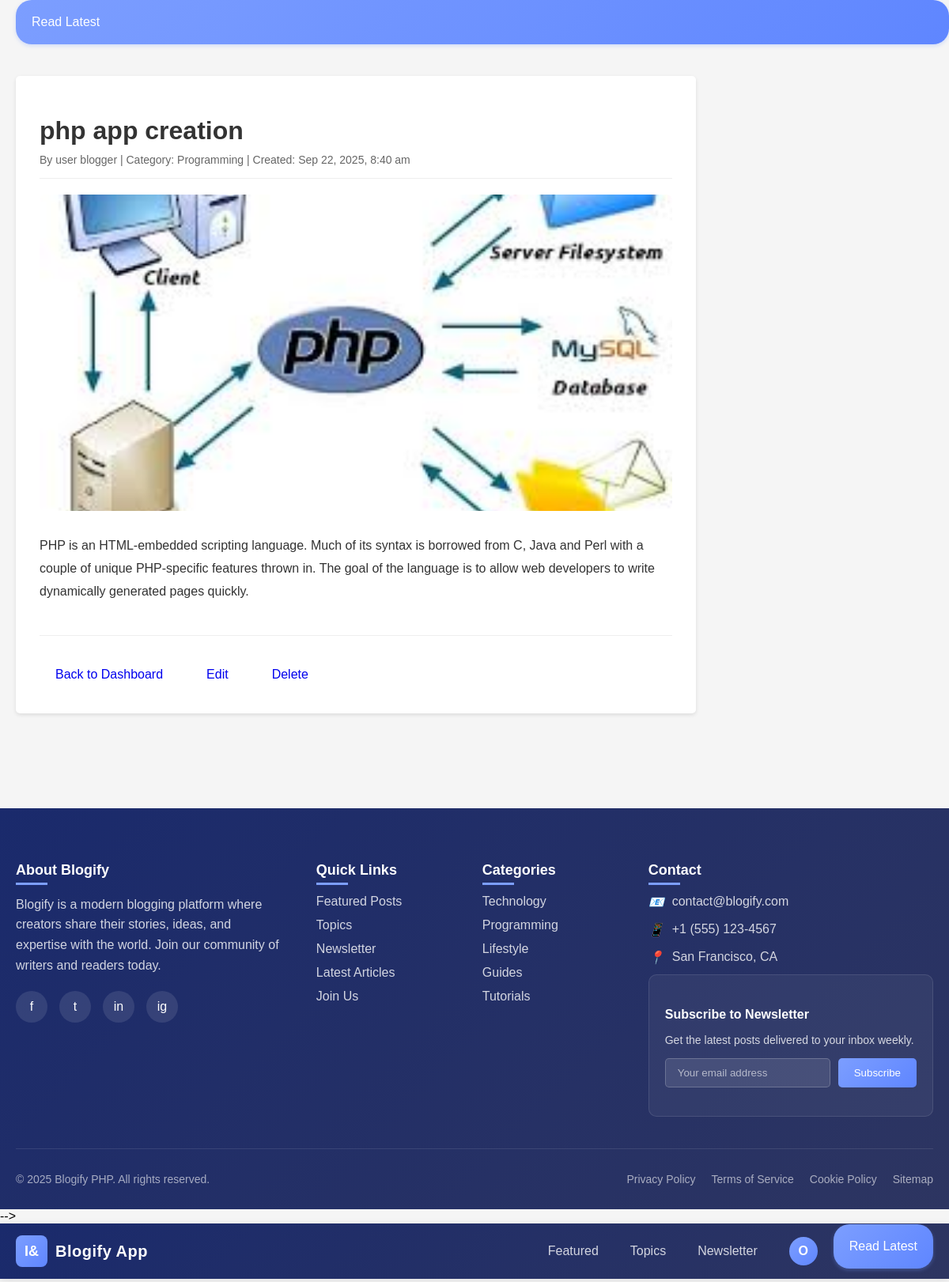
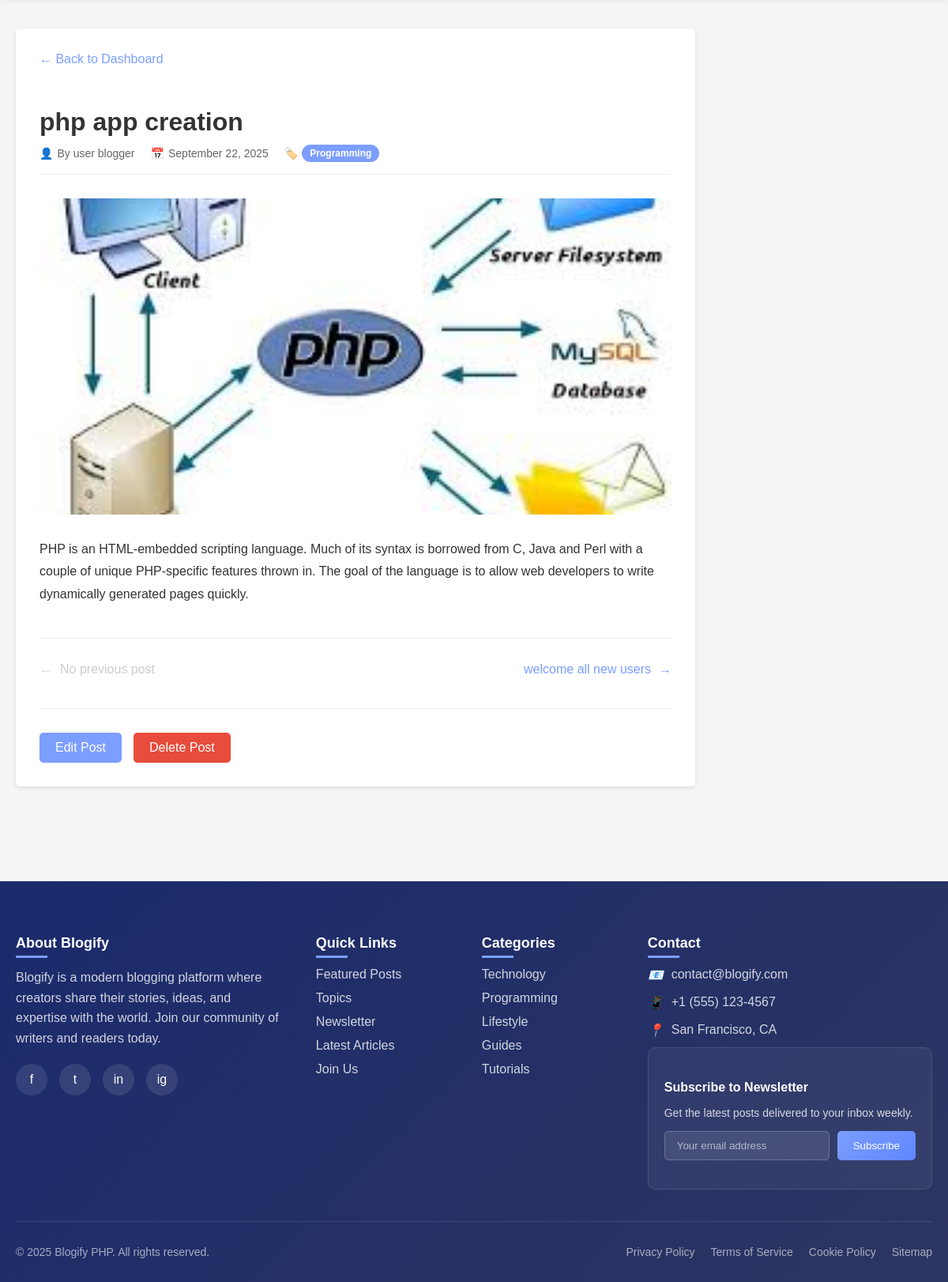
The page /users/view_blog.php?id=1 (signed in) on the database its author committed (2 pictures, top to bottom).
### tables this page shows
CREATE TABLE `blogs` (
  `id` int(11) NOT NULL,
  `user_id` int(11) NOT NULL,
  `title` varchar(255) NOT NULL,
  `content` text NOT NULL,
  `category` varchar(100) NOT NULL,
  `image_url` varchar(255) DEFAULT NULL,
  `created_at` timestamp NOT NULL DEFAULT CURRENT_TIMESTAMP,
  `updated_at` timestamp NOT NULL DEFAULT CURRENT_TIMESTAMP ON UPDATE CURRENT_TIMESTAMP
);

CREATE TABLE `users` (
  `id` int(11) NOT NULL,
  `username` varchar(20) NOT NULL,
  `email` varchar(100) NOT NULL,
  `password` varchar(255) NOT NULL,
  `role` enum('admin','user','bloger','employee') NOT NULL DEFAULT 'admin'
);

### users/view_blog.php (the view, shortened to what this page needs)
<!-- <?php
require_once('../db.php');
$error = '';
$blog = null;
if (!isset($_GET['id']) || empty($_GET['id'])) {
    $error = "Blog ID is required.";
} else {
    $blog_id = $_GET['id'];
    try {
        $sql = "SELECT b.*, u.username
                FROM blogs b
                JOIN users u ON b.user_id = u.id
                WHERE b.id = :blog_id";
        $stmt = $conn->prepare($sql);
        $stmt->bindParam(":blog_id", $blog_id);
        $stmt->execute();
        $blog = $stmt->fetch(PDO::FETCH_ASSOC);
    } catch (PDOException $e) {
        $error = "An error occurred: " . $e->getMessage();
    }
}
?>
    <?php include('../layout/navbar.php'); ?>
    <div class="container">
        <?php if (!empty($error)): ?>
            <div class="error"><?php echo htmlspecialchars($error); ?></div>
            <a href="dashboard.php" class="btn">Back to Dashboard</a>
        <?php elseif ($blog): ?>
            <h1 class="blog-title"><?php echo htmlspecialchars($blog['title']); ?></h1>
            <div class="blog-meta">
                By <?php echo htmlspecialchars($blog['username']); ?> |
                Category: <?php echo htmlspecialchars($blog['category']); ?> |
                Created: <?php echo date('M j, Y, g:i a', strtotime($blog['created_at'])); ?>
            </div>
            <?php if (!empty($blog['image_url'])): ?>
                <img src="../<?php echo htmlspecialchars($blog['image_url']); ?>" alt="<?php echo htmlspecialchars($blog['title']); ?>" class="blog-image">
            <?php endif; ?>
            <div class="blog-content">
                <?php echo nl2br(htmlspecialchars($blog['content'])); ?>
            </div>
            <div class="blog-actions">
                <a href="dashboard.php" class="btn">Back to Dashboard</a>
                <?php if ($blog['user_id'] == $_SESSION['user_id'] || $_SESSION['role'] == 'admin'): ?>
                    <a href="#" class="btn" onclick="editBlog(<?php echo $blog['id']; ?>)">Edit</a>
                    <a href="#" class="btn btn-danger" onclick="deleteBlog(<?php echo $blog['id']; ?>)">Delete</a>
                <?php endif; ?>
            </div>
        <?php endif; ?>
    </div>
    <?php include('../layout/footer.php'); ?>
</body>
</html> -->
<?php
require_once('../db.php');
$blog_id = isset($_GET['id']) ? (int)$_GET['id'] : 0;
$error = '';
$blog = null;
$prev_blog = null;
$next_blog = null;
if ($blog_id > 0) {
    try {
        $sql = "SELECT b.*, u.username
                FROM blogs b
                JOIN users u ON b.user_id = u.id
                WHERE b.id = :blog_id";
        $stmt = $conn->prepare($sql);
        $stmt->bindParam(":blog_id", $blog_id);
        $stmt->execute();
        $blog = $stmt->fetch(PDO::FETCH_ASSOC);
        if (!$blog) {
            $error = "Blog post not found.";
        } else {
            $sql = "SELECT id, title FROM blogs
                    WHERE id < :blog_id
                    ORDER BY id DESC
                    LIMIT 1";
            $stmt = $conn->prepare($sql);
            $stmt->bindParam(":blog_id", $blog_id);
            $stmt->execute();
            $prev_blog = $stmt->fetch(PDO::FETCH_ASSOC);
            $sql = "SELECT id, title FROM blogs
                    WHERE id > :blog_id
                    ORDER BY id ASC
                    LIMIT 1";
            $stmt = $conn->prepare($sql);
            $stmt->bindParam(":blog_id", $blog_id);
            $stmt->execute();
            $next_blog = $stmt->fetch(PDO::FETCH_ASSOC);
        }
    } catch (PDOException $e) {
        $error = "An error occurred: " . $e->getMessage();
    }
} else {
    $error = "Invalid blog ID.";
}
?>
<!DOCTYPE html>
<html lang="en">
<head>
</head>
<body>
    <?php include('../layout/navbar.php'); ?>
    <div class="container">
        <?php if (!empty($error)): ?>
            <div class="error">
                <h2>Error</h2>
                <p><?php echo htmlspecialchars($error); ?></p>
                <a href="dashboard.php" class="back-to-dashboard">← Back to Dashboard</a>
            </div>
        <?php elseif ($blog): ?>
            <a href="dashboard.php" class="back-to-dashboard">← Back to Dashboard</a>
            <div class="blog-header">
                <h1 class="blog-title"><?php echo htmlspecialchars($blog['title']); ?></h1>
                <div class="blog-meta">
                    <div class="meta-item">
                        <span class="meta-icon">👤</span>
                        <span>By <?php echo htmlspecialchars($blog['username']); ?></span>
                    </div>
                    <div class="meta-item">
                        <span class="meta-icon">📅</span>
                        <span><?php echo date('F j, Y', strtotime($blog['created_at'])); ?></span>
                    </div>
                    <div class="meta-item">
                        <span class="meta-icon">🏷️</span>
                        <span class="category-tag"><?php echo htmlspecialchars($blog['category']); ?></span>
                    </div>
                </div>
            </div>
            <?php if (!empty($blog['image_url'])): ?>
                <img src="../<?php echo htmlspecialchars($blog['image_url']); ?>"
                     alt="<?php echo htmlspecialchars($blog['title']); ?>"
                     class="blog-image">
            <?php endif; ?>
            <div class="blog-content">
                <?php echo nl2br(htmlspecialchars($blog['content'])); ?>
            </div>
            <div class="blog-navigation">
                <?php if ($prev_blog): ?>
                    <a href="view_blog.php?id=<?php echo $prev_blog['id']; ?>" class="nav-link">
                        <span>←</span>
                        <span><?php echo htmlspecialchars($prev_blog['title']); ?></span>
                    </a>
                <?php else: ?>
                    <a href="#" class="nav-link disabled">
                        <span>←</span>
                        <span>No previous post</span>
                    </a>
                <?php endif; ?>
                <?php if ($next_blog): ?>
                    <a href="view_blog.php?id=<?php echo $next_blog['id']; ?>" class="nav-link">
                        <span><?php echo htmlspecialchars($next_blog['title']); ?></span>
                        <span>→</span>
                    </a>
                <?php endif; ?>
            </div>
            <?php if ($blog['user_id'] == $_SESSION['user_id'] || $_SESSION['role'] == 'admin'): ?>
                <div class="blog-actions">
                    <a href="#" class="btn btn-edit" onclick="editBlog(<?php echo $blog['id']; ?>)">Edit Post</a>
                    <a href="#" class="btn btn-delete" onclick="deleteBlog(<?php echo $blog['id']; ?>)">Delete Post</a>
                </div>
            <?php endif; ?>
        <?php endif; ?>
    </div>
    <?php include('../layout/footer.php'); ?>
</body>
</html>

### users/view_blog.php (style rules this page uses)
body { font-family: Arial, sans-serif; margin: 0; padding: 0; background-color: #f5f5f5; min-height: 100vh; display: flex; flex-direction: column; }
.container { max-width: 800px; margin: 0 auto; background: white; padding: 30px; border-radius: 5px; box-shadow: 0 2px 5px rgba(0,0,0,0.1); flex: 1; margin: 40px 20px; }
.blog-header { margin-bottom: 30px; }
.blog-title { font-size: 32px; margin-bottom: 10px; color: #333; }
.blog-meta { display: flex; flex-wrap: wrap; gap: 20px; color: #666; font-size: 14px; margin-bottom: 20px; padding-bottom: 15px; border-bottom: 1px solid #eee; }
.meta-item { display: flex; align-items: center; gap: 5px; }
.meta-icon { color: #7c9eff; }
.category-tag { display: inline-block; background: #7c9eff; color: white; padding: 4px 10px; border-radius: 20px; font-size: 12px; font-weight: bold; }
.blog-image { width: 100%; max-height: 400px; object-fit: cover; border-radius: 8px; margin-bottom: 30px; }
.blog-content { line-height: 1.8; color: #333; font-size: 16px; margin-bottom: 40px; }
.blog-navigation { display: flex; justify-content: space-between; padding-top: 30px; border-top: 1px solid #eee; margin-top: 40px; }
.nav-link { display: flex; align-items: center; gap: 10px; color: #7c9eff; text-decoration: none; font-weight: 500; transition: color 0.3s; }
.nav-link.disabled { color: #ccc; cursor: not-allowed; }
.back-to-dashboard { display: inline-block; margin-bottom: 30px; color: #7c9eff; text-decoration: none; font-weight: 500; transition: color 0.3s; }
.blog-actions { margin-top: 40px; padding-top: 30px; border-top: 1px solid #eee; display: flex; gap: 15px; }
.btn { padding: 10px 20px; border-radius: 5px; text-decoration: none; font-weight: 500; transition: all 0.3s; }
.btn-edit { background: #7c9eff; color: white; }
.btn-delete { background: #e74c3c; color: white; }

### rows shown on the page
blogs: title "php app creation", user.username "user blogger", category "Programming", created_at "Sep 22, 2025, 8:40 am", image_url (picture), content "PHP is an HTML-embedded scripting language. Much of its syntax is borrowed from C, Java and Perl with a couple of unique PHP-specific features thrown in. The goal of the language is to allow web developers to write dynamically generated pages quickly.", created_at "September 22, 2025"
blogs: title "welcome all new users"

### other values the page prints
substr($_SESSION['username'], 0, 1) "O"
